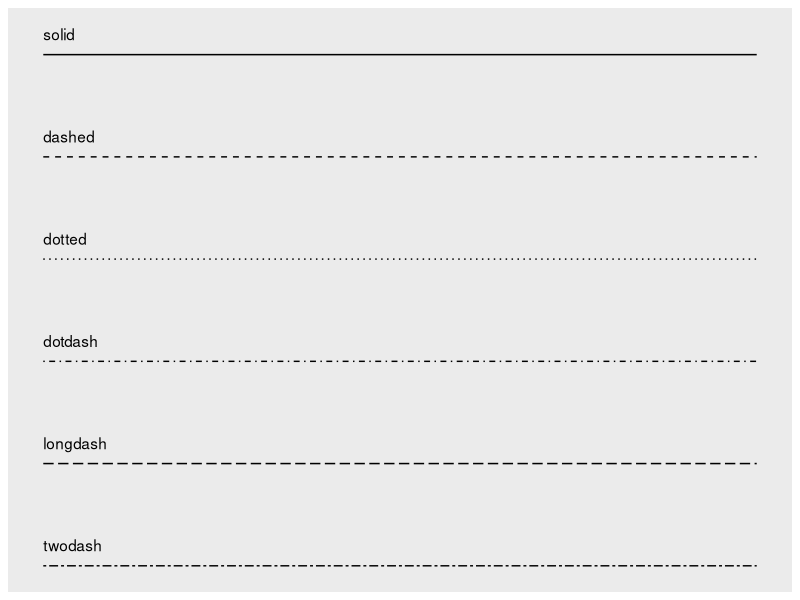
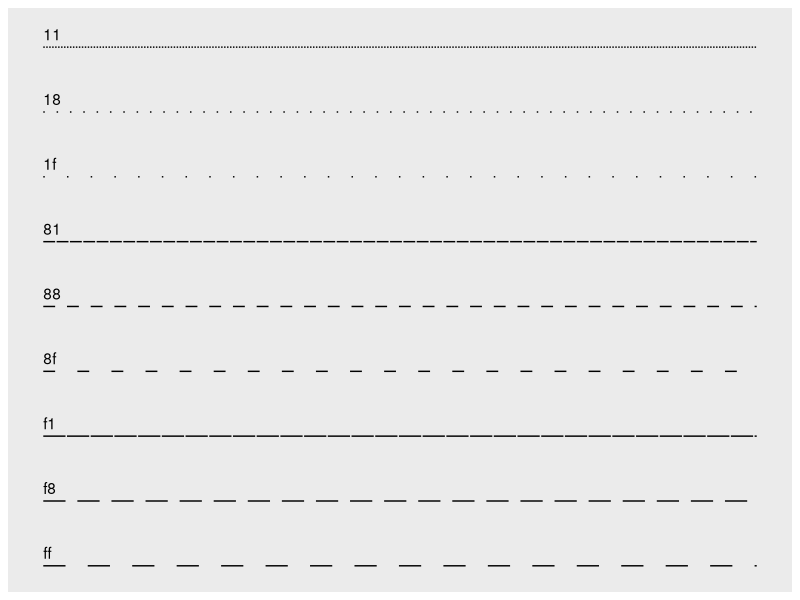
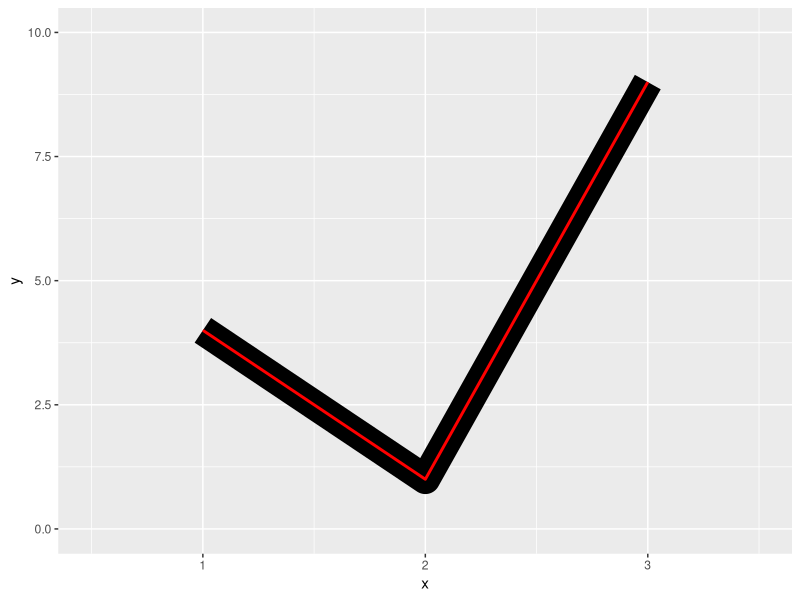
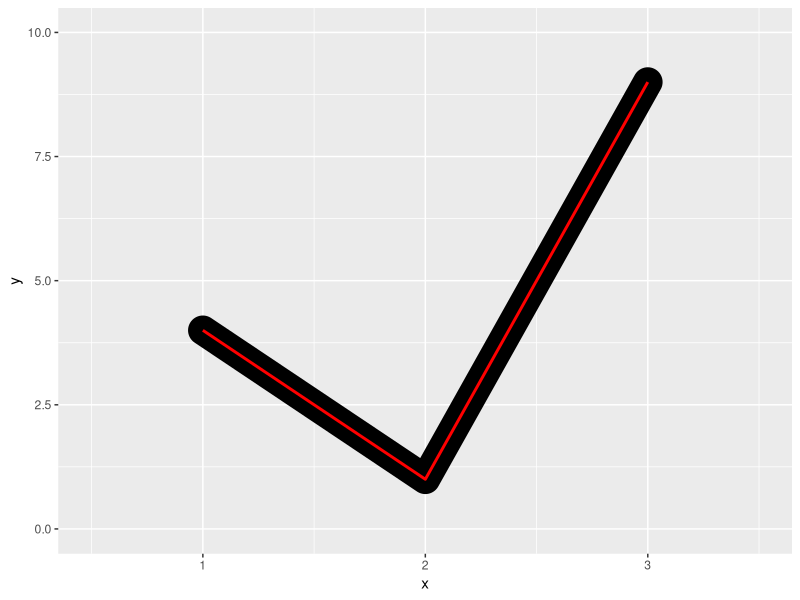
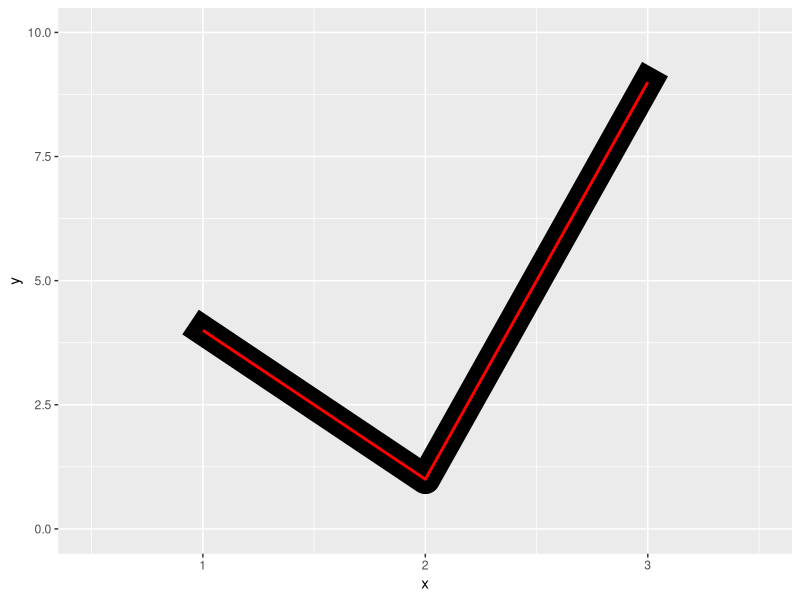
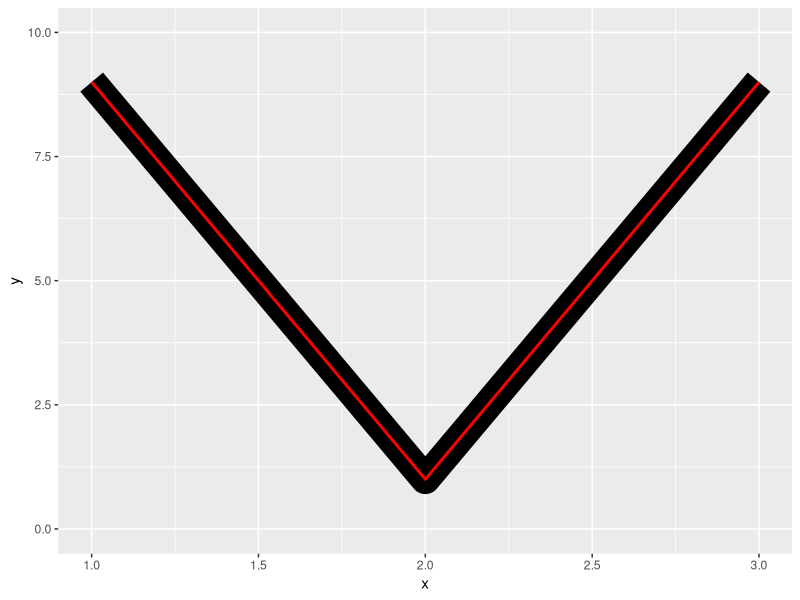
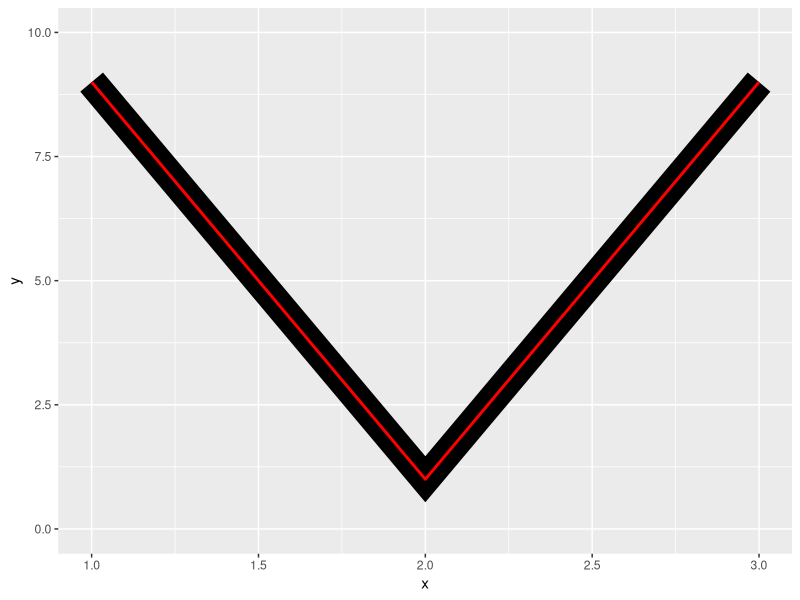
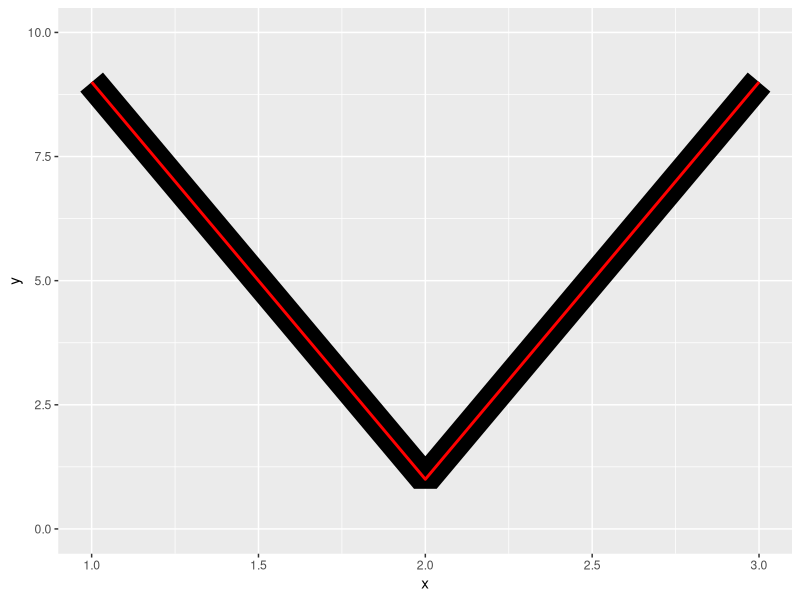

Write R code to recreate these figures, in order.
## ---- chunk 1
library(ggplot2)
knitr::opts_chunk$set(fig.dpi = 96, collapse = TRUE, comment = "#>")
## ---- chunk 2
    munsell::mnsl("5PB 5/10")
## ---- chunk 3
    lty <- c("solid", "dashed", "dotted", "dotdash", "longdash", "twodash")
    linetypes <- data.frame(
      y = seq_along(lty),
      lty = lty
    ) 
    ggplot(linetypes, aes(0, y)) + 
      geom_segment(aes(xend = 5, yend = y, linetype = lty)) + 
      scale_linetype_identity() + 
      geom_text(aes(label = lty), hjust = 0, nudge_y = 0.2) +
      scale_x_continuous(NULL, breaks = NULL) + 
      scale_y_reverse(NULL, breaks = NULL)
## ---- chunk 4
    lty <- c("11", "18", "1f", "81", "88", "8f", "f1", "f8", "ff")
    linetypes <- data.frame(
      y = seq_along(lty),
      lty = lty
    ) 
    ggplot(linetypes, aes(0, y)) + 
      geom_segment(aes(xend = 5, yend = y, linetype = lty)) + 
      scale_linetype_identity() + 
      geom_text(aes(label = lty), hjust = 0, nudge_y = 0.2) +
      scale_x_continuous(NULL, breaks = NULL) + 
      scale_y_reverse(NULL, breaks = NULL)
## ---- chunk 5
    df <- data.frame(x = 1:3, y = c(4, 1, 9))
    base <- ggplot(df, aes(x, y)) + xlim(0.5, 3.5) + ylim(0, 10)
    base + 
      geom_path(size = 10) + 
      geom_path(size = 1, colour = "red")
    
    base + 
      geom_path(size = 10, lineend = "round") + 
      geom_path(size = 1, colour = "red")
    
    base + 
      geom_path(size = 10, lineend = "square") + 
      geom_path(size = 1, colour = "red")
## ---- chunk 6
    df <- data.frame(x = 1:3, y = c(9, 1, 9))
    base <- ggplot(df, aes(x, y)) + ylim(0, 10)
    base + 
      geom_path(size = 10) + 
      geom_path(size = 1, colour = "red")
    
    base + 
      geom_path(size = 10, linejoin = "mitre") + 
      geom_path(size = 1, colour = "red")
    
    base + 
      geom_path(size = 10, linejoin = "bevel") + 
      geom_path(size = 1, colour = "red")
## ---- chunk 7
    shapes <- data.frame(
      shape = c(0:19, 22, 21, 24, 23, 20),
      x = 0:24 %/% 5,
      y = -(0:24 %% 5)
    )
    ggplot(shapes, aes(x, y)) + 
      geom_point(aes(shape = shape), size = 5, fill = "red") +
      geom_text(aes(label = shape), hjust = 0, nudge_x = 0.15) +
      scale_shape_identity() +
      expand_limits(x = 4.1) +
      theme_void()
## ---- chunk 8
    shape_names <- c(
      "circle", paste("circle", c("open", "filled", "cross", "plus", "small")), "bullet",
      "square", paste("square", c("open", "filled", "cross", "plus", "triangle")),
      "diamond", paste("diamond", c("open", "filled", "plus")),
      "triangle", paste("triangle", c("open", "filled", "square")),
      paste("triangle down", c("open", "filled")),
      "plus", "cross", "asterisk"
    )
    
    shapes <- data.frame(
      shape_names = shape_names,
      x = c(1:7, 1:6, 1:3, 5, 1:3, 6, 2:3, 1:3),
      y = -rep(1:6, c(7, 6, 4, 4, 2, 3))
    )
    
    ggplot(shapes, aes(x, y)) +
      geom_point(aes(shape = shape_names), fill = "red", size = 5) +
      geom_text(aes(label = shape_names), nudge_y = -0.3, size = 3.5) +
      scale_shape_identity() +
      theme_void()
## ---- chunk 9
sizes <- expand.grid(size = (0:3) * 2, stroke = (0:3) * 2)
ggplot(sizes, aes(size, stroke, size = size, stroke = stroke)) + 
  geom_abline(slope = -1, intercept = 6, colour = "white", size = 6) + 
  geom_point(shape = 21, fill = "red") +
  scale_size_identity()
## ---- chunk 10
df <- data.frame(x = 1, y = 3:1, family = c("sans", "serif", "mono"))
ggplot(df, aes(x, y)) + 
  geom_text(aes(label = family, family = family))
## ---- chunk 11
df <- data.frame(x = 1:4, fontface = c("plain", "bold", "italic", "bold.italic"))
ggplot(df, aes(1, x)) + 
  geom_text(aes(label = fontface, fontface = fontface))
## ---- chunk 12
just <- expand.grid(hjust = c(0, 0.5, 1), vjust = c(0, 0.5, 1))
just$label <- paste0(just$hjust, ", ", just$vjust)

ggplot(just, aes(hjust, vjust)) +
  geom_point(colour = "grey70", size = 5) + 
  geom_text(aes(label = label, hjust = hjust, vjust = vjust))
